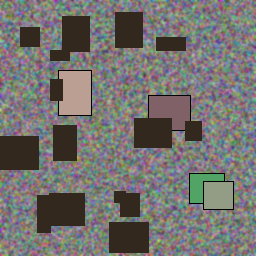
#> input picture datasets/post_0034.png, 256 x 256 px
$ python -i feature_extractors.py   (imports and definitions only)
#> lines starting #> are read from the running program, lines starting #| are printed output that depends on the picture
import cv2
import numpy as np

def extract_sift_features(image_array, max_keypoints=50):
    """
    Extracts SIFT features (128-dim descriptor).
    Returns an average pooled 128-dim vector.
    """
    sift = cv2.SIFT_create(nfeatures=max_keypoints)
    kp, des = sift.detectAndCompute(image_array, None)

    if des is None or len(des) == 0:
        return np.zeros(128)

    # Average pooling to get a fixed-size representation
    return np.mean(des, axis=0)

def extract_harris_corners(image_array):
    """
    Extracts Harris Corners.
    Returns the count of strong corners.
    """
    # Ensure it's float32
    if image_array.dtype != np.float32:
        gray = np.float32(image_array)
    else:
        gray = image_array

    dst = cv2.cornerHarris(gray, 2, 3, 0.04)
    dst = cv2.dilate(dst, None)

    # Threshold for an optimal value
    corners_count = np.sum(dst > 0.01 * dst.max())
    return np.array([corners_count])

def extract_all_features(image_array):
    """
    Combines SIFT and Harris features.
    Returns a 129-dim feature vector (128 SIFT + 1 Harris).
    """
    sift_desc = extract_sift_features(image_array)
    harris_features = extract_harris_corners(image_array)

    combined = np.concatenate([sift_desc, harris_features])
    return combined

>>> import cv2
>>> picture = cv2.imread('datasets/post_0034.png', cv2.IMREAD_GRAYSCALE)
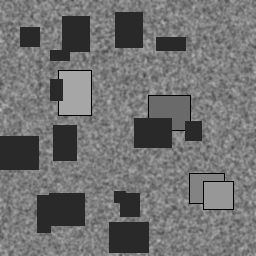
#> picture: shape (256, 256); min 0, max 189, mean 112.7
>>> result = extract_all_features(picture)
#> in extract_sift_features, `kp, des = sift.detectAndCompute(image_array, None)`: kp = 50 keypoints; strongest (x, y, size): (56, 90, 12), (129, 30, 21.6), (59, 210, 27.7), (194, 131, 13)
#> in extract_all_features, `sift_desc = extract_sift_features(image_array)`: sift_desc = 128 values, max 97.14 at index 80, min 4.5 at index 7, mean 24.59
#> in extract_harris_corners, `dst = cv2.cornerHarris(gray, 2, 3, 0.04)`:
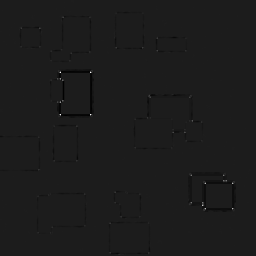
#> dst: shape (256, 256) float32; min -10438239, max 82310520, mean -93613.7; drawn with min black and max white
#> in extract_harris_corners, `corners_count = np.sum(dst > 0.01 * dst.max())`: corners_count = 1584
#> in extract_all_features, `harris_features = extract_harris_corners(image_array)`: harris_features = [1584]
#> in extract_all_features, `combined = np.concatenate([sift_desc, harris_features])`: combined = 129 values, max 1584 at index 128, min 4.5 at index 7, mean 36.68
#> result has the same summary as combined in extract_all_features

$ run again, on datasets/post_0037.png
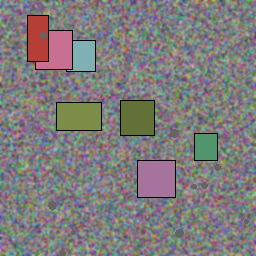
#> input picture datasets/post_0037.png, 256 x 256 px
#> `picture = cv2.imread('datasets/post_0034.png', cv2.IMREAD_GRAYSCALE)`:
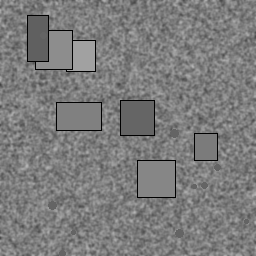
#> picture: shape (256, 256); min 0, max 183, mean 124.1
#> kp = 50 keypoints; strongest (x, y, size): (39, 65, 3.9), (69, 71, 5.1), (158, 121, 3.3), (25, 52, 2.5)
#> sift_desc = 128 values, max 89.42 at index 72, min 13.38 at index 38, mean 30.17
#> in extract_harris_corners, `dst = cv2.cornerHarris(gray, 2, 3, 0.04)`:
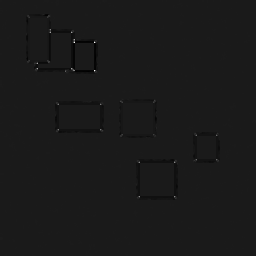
#> dst: shape (256, 256) float32; min -8554768, max 72832720, mean -76214.8; drawn with min black and max white
#> corners_count = 840
#> harris_features = [840]
#> combined = 129 values, max 840 at index 128, min 13.38 at index 38, mean 36.45
#> result has the same summary as combined in extract_all_features

$ run again, on datasets/post_0058.png
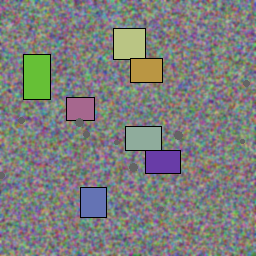
#> input picture datasets/post_0058.png, 256 x 256 px
#> `picture = cv2.imread('datasets/post_0034.png', cv2.IMREAD_GRAYSCALE)`:
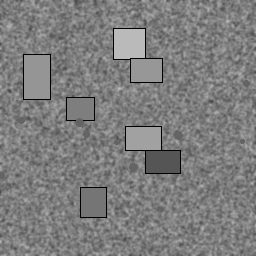
#> picture: shape (256, 256); min 0, max 190, mean 125.9
#> kp = 50 keypoints; strongest (x, y, size): (182, 162, 1.9), (129, 43, 18.9), (165, 148, 2), (9, 91, 2.4)
#> sift_desc = 128 values, max 93.12 at index 40, min 12.94 at index 66, mean 29.93
#> in extract_harris_corners, `dst = cv2.cornerHarris(gray, 2, 3, 0.04)`:
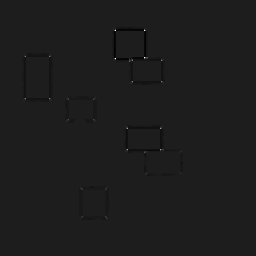
#> dst: shape (256, 256) float32; min -16707708, max 129740272, mean -108077.1; drawn with min black and max white
#> corners_count = 716
#> harris_features = [716]
#> combined = 129 values, max 716 at index 128, min 12.94 at index 66, mean 35.25
#> result has the same summary as combined in extract_all_features

$ run again, on datasets/post_0064.png
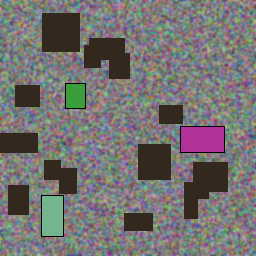
#> input picture datasets/post_0064.png, 256 x 256 px
#> `picture = cv2.imread('datasets/post_0034.png', cv2.IMREAD_GRAYSCALE)`:
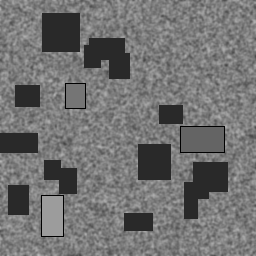
#> picture: shape (256, 256); min 0, max 187, mean 113.3
#> kp = 51 keypoints; strongest (x, y, size): (27, 96, 17.2), (138, 222, 16.5), (19, 200, 17.3), (153, 162, 23)
#> sift_desc = 128 values, max 99.69 at index 48, min 3.41 at index 6, mean 24.54
#> in extract_harris_corners, `dst = cv2.cornerHarris(gray, 2, 3, 0.04)`:
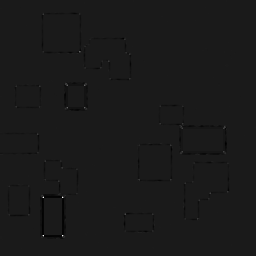
#> dst: shape (256, 256) float32; min -7417756, max 64197992, mean -69164.1; drawn with min black and max white
#> corners_count = 1578
#> harris_features = [1578]
#> combined = 129 values, max 1578 at index 128, min 3.41 at index 6, mean 36.59
#> result has the same summary as combined in extract_all_features
